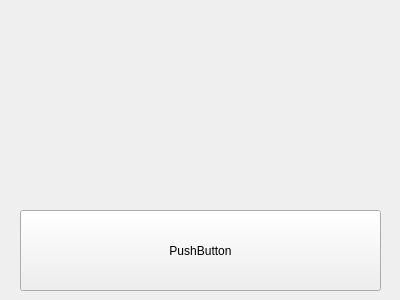
<?xml version="1.0" encoding="UTF-8"?>
<ui version="4.0">
 <class>testWidget</class>
 <widget class="QWidget" name="testWidget">
  <property name="geometry">
   <rect>
    <x>0</x>
    <y>0</y>
    <width>400</width>
    <height>300</height>
   </rect>
  </property>
  <property name="windowTitle">
   <string>testWidget</string>
  </property>
  <widget class="QPushButton" name="pushButton">
   <property name="geometry">
    <rect>
     <x>20</x>
     <y>210</y>
     <width>361</width>
     <height>81</height>
    </rect>
   </property>
   <property name="text">
    <string>PushButton</string>
   </property>
  </widget>
 </widget>
 <layoutdefault spacing="6" margin="11"/>
 <resources/>
 <connections/>
</ui>
